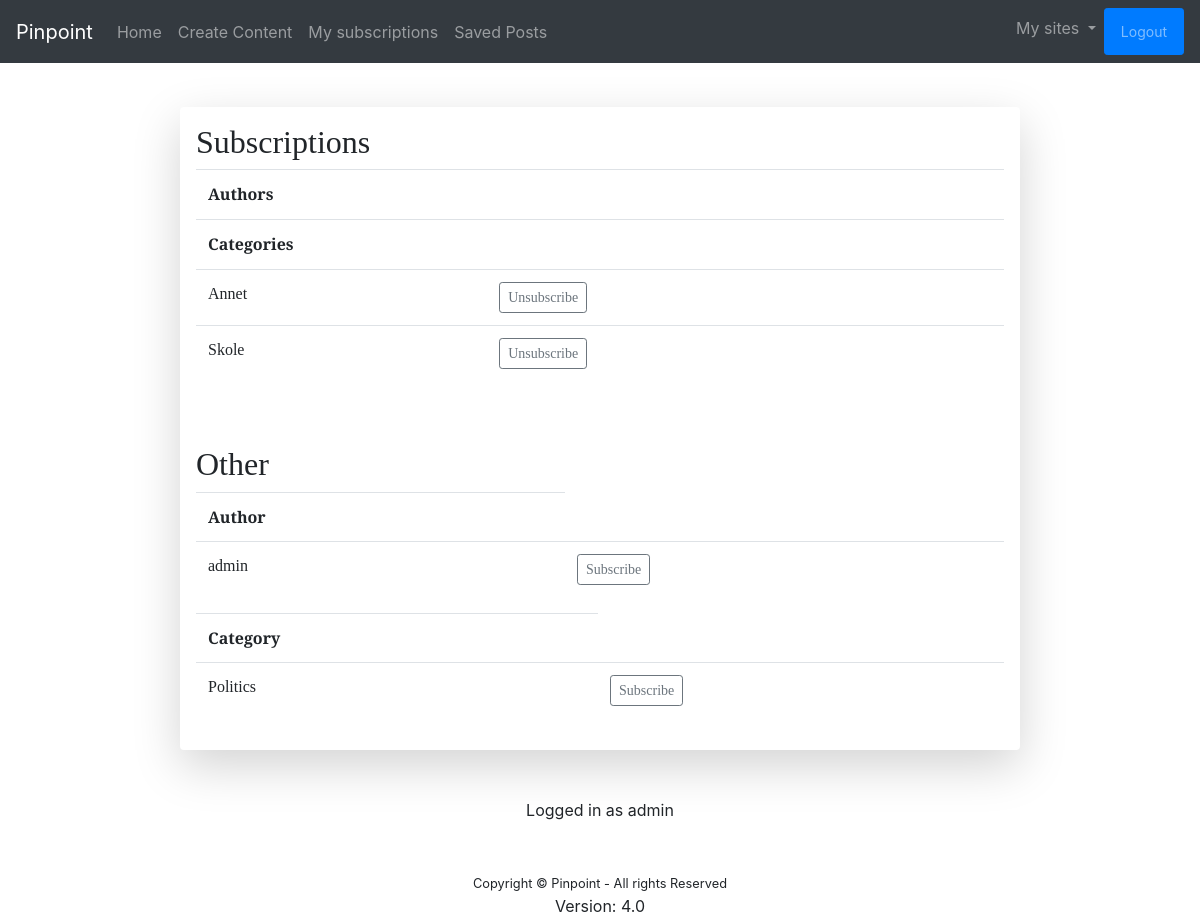
Page /subscriptions/ (signed in) on the committed database.
### view_content/models.py (models this page shows)
class Category(models.Model):
    name = models.CharField(max_length=100)
    subscribers = models.ManyToManyField('auth.User')
    def __str__(self):
        return self.name

### view_content/views.py (the view)
# urls.py: path('subscriptions/', views.subscriptions, name='subscriptions'),
def subscriptions(request):
    if not request.user.is_authenticated:
        return redirect('/')
    subscribed_content = get_subscribed_content(request.user)
    subscriptions = get_author_subscriptions(request.user)
    subscriptions_cat = get_category_subscriptions(request.user)
    not_subscribed_authors = get_group_members("authors").difference(subscriptions)
    not_subscribed_categories = Category.objects.all().difference(subscriptions_cat)
    return render(request, "view_content/subscriptions.html", {'subscribed_content': subscribed_content,
                                                               'subscriptions': subscriptions,
                                                               'subscriptions_cat': subscriptions_cat,
                                                               'not_subscribed_authors': not_subscribed_authors,
                                                               'not_subscribed_categories': not_subscribed_categories})

### view_content/views.py (called while the page is built)
def get_group_members(group_name):
    return User.objects.filter(groups__name=group_name)

def get_subscribed_content(user):
    if user.is_authenticated:
        return (Post.objects.filter(author__subscriber__subscriber=user) |
                Post.objects.filter(categories__subscribers=user)).distinct().order_by('-date')
    else:
        return Post.objects.none()

def get_author_subscriptions(user):
    if user.is_authenticated:
        return User.objects.filter(subscriber__subscriber=user)
    else:
        return User.objects.none()

def get_category_subscriptions(user):
    if user.is_authenticated:
        return Category.objects.filter(subscribers=user)
    else:
        return Category.objects.none()

### view_content/templates/view_content/subscriptions.html (shortened to what this page needs)
{% extends "base.html" %}
{% block content %}
	<h2>Subscriptions</h2>
	<table class="table">
	<tr><td colspan="2"><b>Authors</b></td></tr>
	<tr><td colspan="2"><b>Categories</b></td></tr>
	{% for cat in subscriptions_cat %}
		<tr>
		<td>{{ cat }}</td>
		<td>
			<button class="btn btn-outline-secondary btn-sm" onclick="document.location='/unsubscribe_category/{{ cat.id }}'">
				Unsubscribe
			</button>
		</td>
		</tr>
	{% endfor %}
	</table>
	<br>
{% if not_subscribed_authors %}
<br>
<h2>Other</h2>
<table class="table table-hover">
	<tr>
		<th>Author</th>
	</tr>
	{% for author in not_subscribed_authors %}
		<tr>
			 <td>
				 {{ author }}
			 </td>
			<td>
				<button class="btn btn-outline-secondary btn-sm" onclick="document.location='/subscribe_author/{{ author.id }}'">
					Subscribe
				</button>
			</td>
		</tr>
	{% endfor %}
</table>
{% endif %}
{% if not_subscribed_categories %}
<table class="table table-hover">
	<tr>
		<th>Category</th>
	</tr>
	{% for category in not_subscribed_categories %}
		<tr>
			 <td>
				 {{ category }}
			 </td>
			<td>
				<button class="btn btn-outline-secondary btn-sm" onclick="document.location='/subscribe_category/{{ category.id }}'">
					Subscribe
				</button>
			</td>
		</tr>
	{% endfor %}
</table>
{% endif %}
{% endblock %}

### main/templates/base.html (shortened to what this page needs)
<!doctype html>
<html lang="en">
  <head>
    <link rel="stylesheet" href="https://stackpath.bootstrapcdn.com/bootstrap/4.1.3/css/bootstrap.min.css">
    <link rel="stylesheet" href="https://use.fontawesome.com/releases/v5.1.0/css/all.css">
  </head>
  <body>
  <nav class="navbar sticky-top navbar-expand-lg navbar-dark bg-dark">
  <a  class="navbar-brand" href="{% url 'home' %}">Pinpoint</a>
  <div class="collapse navbar-collapse" id="navbarSupportedContent">
      <ul class="navbar-nav mr-auto">
        <li class="nav-item">
          <a class="nav-link" href="{% url 'home' %}">Home</a>
        </li>
        {% if request.user.is_authenticated %}
        <li class="nav-item">
          <a class="nav-link" href="{% url 'content' %}">Create Content</a>
        </li>
        <li class="nav-item">
          <a class="nav-link" href="{% url 'subscriptions' %}">My subscriptions</a>
        </li>
        <li class="nav-item">
          <a class="nav-link" href="{% url 'saved_posts' %}">Saved Posts</a>
        </li>
        {% else %}
        <li class="nav-item">
          <a class="nav-link" href="{% url 'register' %}">Sign up</a>
        </li>
        {% endif %}
        </ul>
        <ul class="navbar-nav justify-content-end">
        {% if request.user.is_authenticated %}
        <li class="nav-item dropdown">
          <a class="nav-link dropdown-toggle" href="#" id="navbarDropdownMenuLink" role="button" data-toggle="dropdown" aria-haspopup="true" aria-expanded="false">
          My sites
          </a>
        </li>
        <li class="btn btn-primary btn-sm">
          <a class="nav-link" href="{% url 'logout' %}">Logout</a>
        </li>
        {% else %}
        <li class="btn btn-primary btn-sm">
          <a class="nav-link" href="{% url 'login' %}">Login</a>
        </li>
        {% endif %}
        </ul>
    </div>
  </nav>
  <br>
  <div class="shadow-lg p-3 mb-5 bg-white rounded" style="padding: 20px; width: 70%; margin: auto; margin-top: 20px; font-family: 'Spectral', serif;">
    {% block content %}
    {% endblock %}
  </div>
  <center><div> {% if request.user.is_authenticated %}Logged in as {{ request.user }} {% endif %}</div></center>
  <br><br>
  <center><small>Copyright &copy; Pinpoint - All rights Reserved </small></center>
  <center>Version: 4.0</center>
  </body>
</html>

### rows in the picture
Category: name "Annet"
Category: name "Skole"
Category: name "Politics"

### other values in the picture
{{ author }} "admin"
{{ request.user }} "admin"
